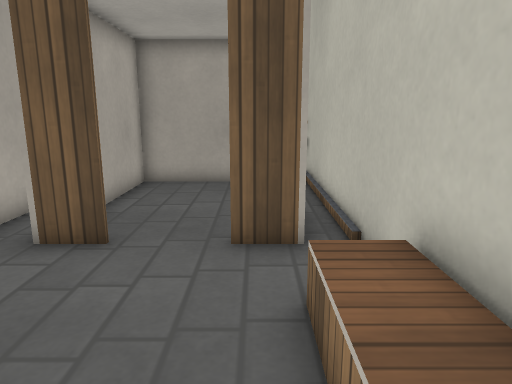
[1] (above)

15 first-person views from a walk through a 3-D level made in the Godot game engine. The camera is 1.2 m above the floor, tilts 12° down and sees 70° across. The floor is counted in squares, 0.5 m on a side. Each view is taken from the middle of a square. On the plan, view 1 faces up. The plan holds only what a view shows up to about 20 squares ahead; the rest is blank. Surface patterns are stand-ins for the level's own textures.

[2]
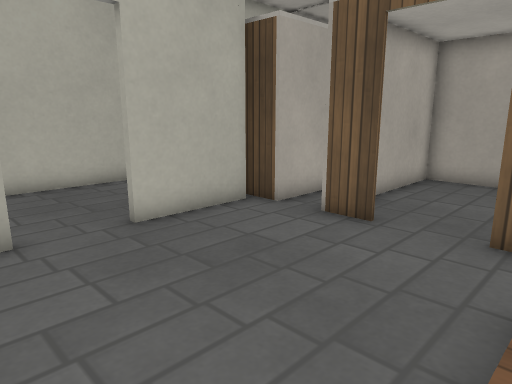

[3]
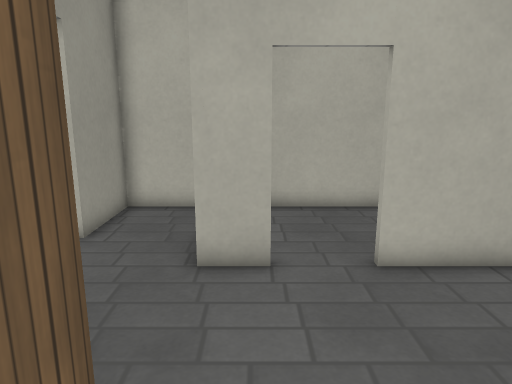

[4]
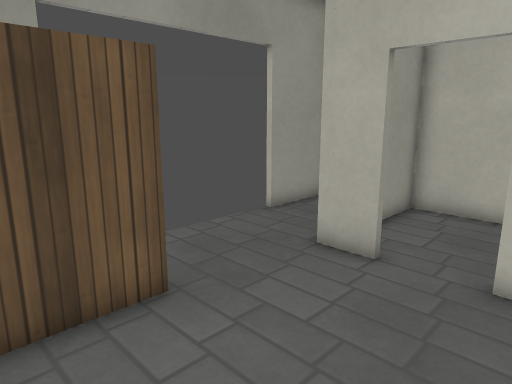

[5]
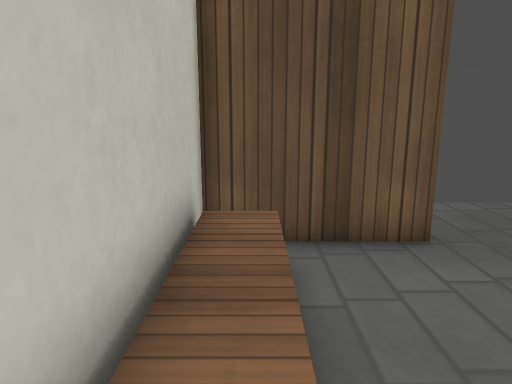

[6]
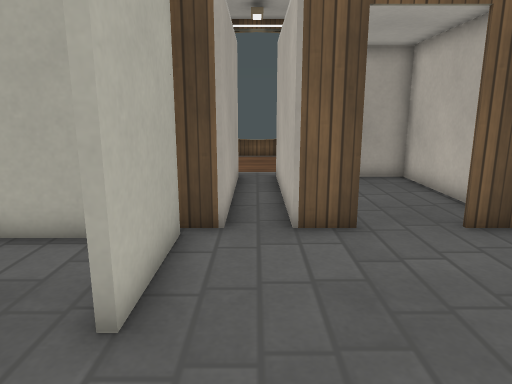

[7]
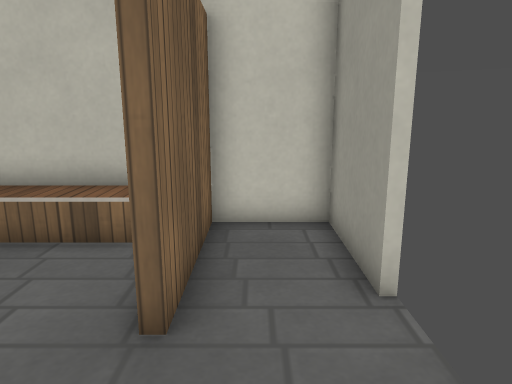

[8]
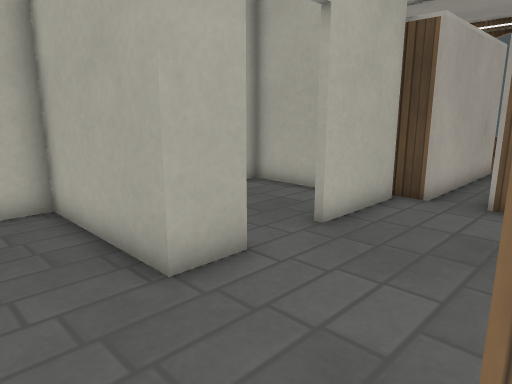

[9]
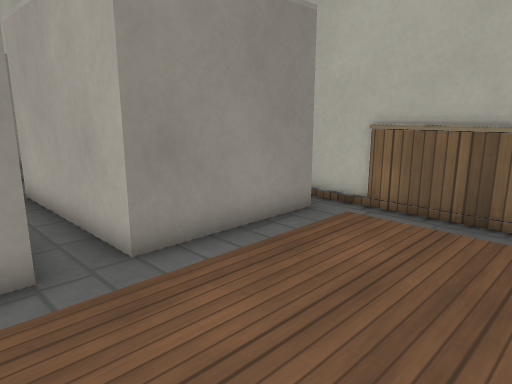

[10]
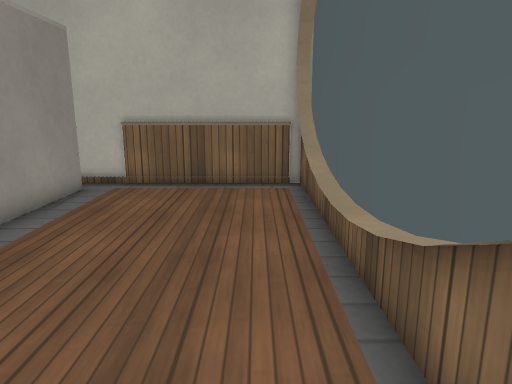

[11]
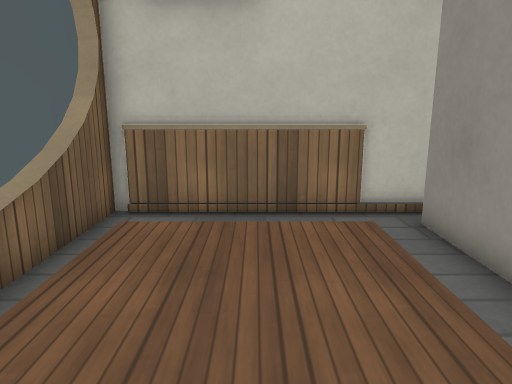

[12]
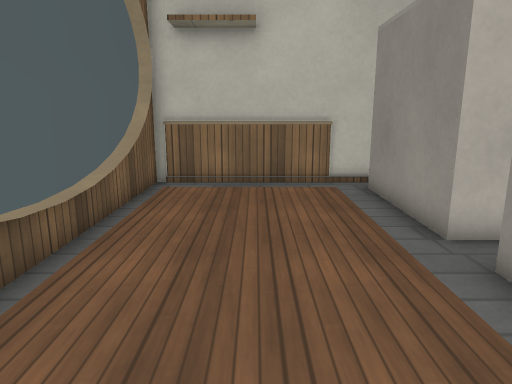

[13]
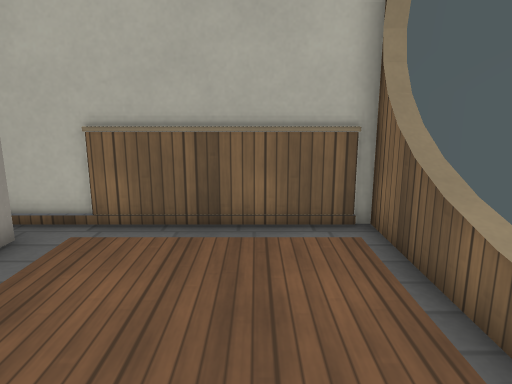

[14]
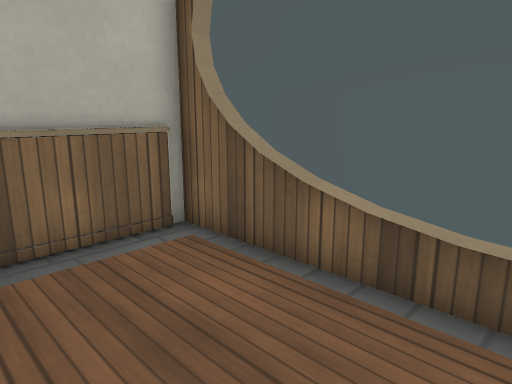

[15]
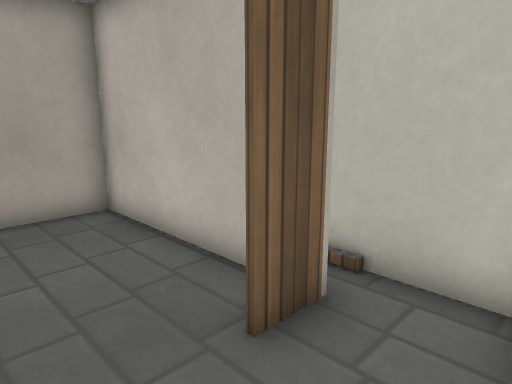

### Floor plan
Ten units are one square. View 1 is at (0, 0); x grows to the right and y downward. Boxes are objects, and circles mark ways between rooms. Rooms are numbered by the first view taken in them; rooms with no view inside come last. Other rooms are left out.
<svg viewBox="-125 -215 150 267">
<path fill="none" stroke="#000" d="M-65 -4 -65 13 -119 13 -119 47 -84 47M-28 -66 -42 -66M-65 -62 -65 -26M-57 -66 -70 -66M-15 47 20 47 20 20 -24 20 -24 17 20 17 20 -80M10 -66 -5 -66M-74 -206 -120 -206M-109 -133 -57 -133 -57 -66M18 -142 18 -202M-117 -202 -117 -144M-119 -210 -119 -124M20 -109 20 -206 -25 -206M-42 -66 -42 -133 10 -133M-82 -59 -119 -59 -119 11 -96 11M8 -65 8 -132 -41 -132 -41 -91"/>
<circle cx="-50" cy="-70" r="3" fill="#2a7"/>
<circle cx="-70" cy="-15" r="3" fill="#2a7"/>
<circle cx="-15" cy="-70" r="3" fill="#2a7"/>
<text x="-40" y="-10">1</text>
<text x="-50" y="-160">2</text>
<text x="-100" y="-30">3</text>
<text x="-20" y="-100">4</text>
</svg>
Room 1 opens to room 2. Room 1 opens to room 3. Room 1 opens to room 4.

Where each view was taken, in squares from view 1:
view 1: 0 up, 0 right, facing up
view 2: 1 down, 1 right, facing up-left
view 3: 0 up, 1 right, facing left
view 4: 4 up, 1 right, facing down-left
view 5: 5 up, 1 right, facing down
view 6: 1 down, 5 left, facing up
view 7: 3 down, 6 left, facing right
view 8: 4 down, 2 left, facing up-left
view 9: 19 up, 3 left, facing down-left
view 10: 19 up, 1 right, facing left
view 11: 17 up, 7 left, facing right
view 12: 17 up, 11 left, facing right
view 13: 18 up, 4 left, facing left
view 14: 16 up, 5 left, facing up-left
view 15: 4 up, 3 left, facing up-right
